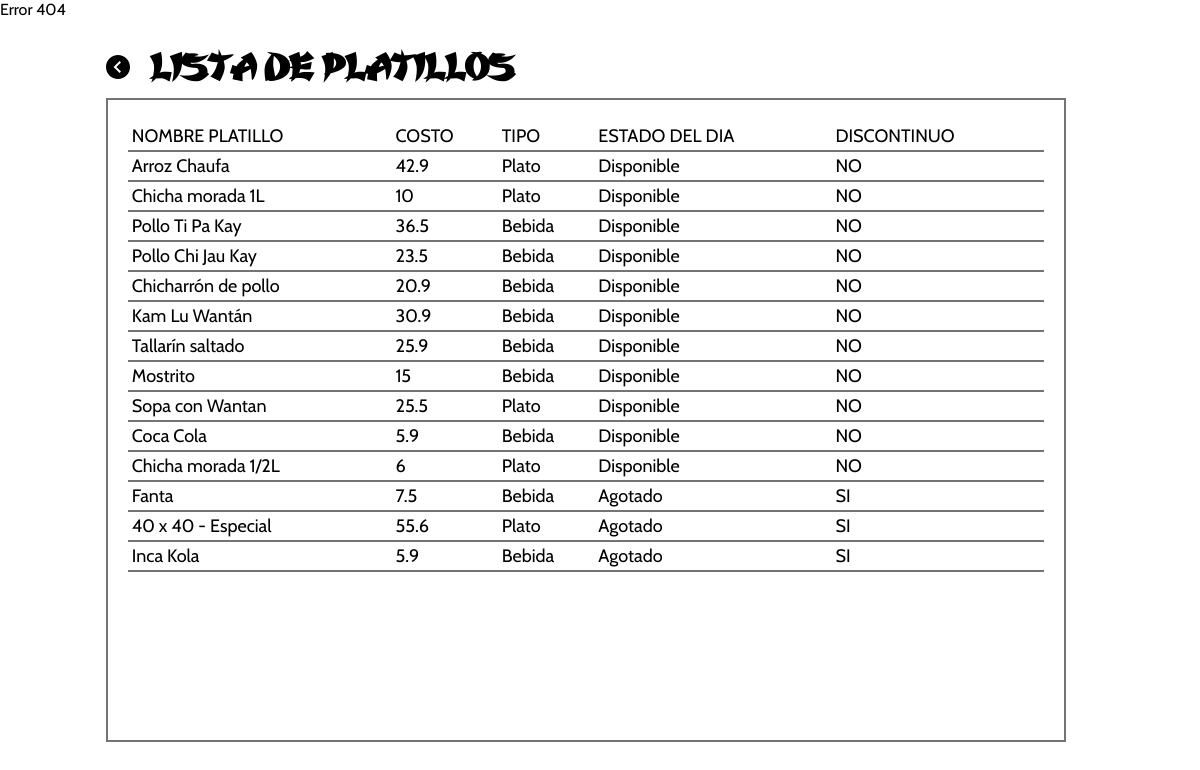
Page /PHP/repLisPlatillo.php on the committed database.
### tables this page shows
CREATE TABLE `plato` (
  `id_plato` int(11) NOT NULL,
  `nombre_plato` varchar(40) DEFAULT NULL,
  `costo` double NOT NULL,
  `es_plato` tinyint(1) NOT NULL,
  `estado_plato` tinyint(1) NOT NULL,
  `estado_eliminado_plato` tinyint(1) DEFAULT '1'
);

### PHP/repLisPlatillo.php (the view, shortened to what this page needs)
<?php
    include('conexion.php');
?>
<!DOCTYPE html>
<html lang="es">
<head>
    <link rel="stylesheet" href="../CSS/listas.css">
</head>
<body>
    <?php
        switch($_SESSION['tipo_usuario']){
            default:
                echo"Error 404";
            break;
        }
    ?>
    <main>
        <div class="cabecera">
            <a class="volver" href="home.php">
                <svg xmlns="http://www.w3.org/2000/svg" width="24" height="24" viewBox="0 0 24 24"><path d="M0 12c0 6.627 5.373 12 12 12s12-5.373 12-12-5.373-12-12-12-12 5.373-12 12zm7.58 0l5.988-5.995 1.414 1.416-4.574 4.579 4.574 4.59-1.414 1.416-5.988-6.006z"/></svg>
            </a>
            <h2>LISTA DE PLATILLOS</h2>
        </div>
        <div class="contenido-tabla">
            <table class="lista" border="1">
            <tbody>
                    <tr class="encabezado-tabla">
                        <td>NOMBRE PLATILLO</td>
                        <td>COSTO </td>
                        <td>TIPO</td>
                        <td>ESTADO DEL DIA</td>
                        <td>DISCONTINUO</td>
                    </tr>
                    <?php
                         $solicitud = "SELECT * FROM Plato ORDER BY nombre_plato AND estado_plato,estado_eliminado_plato DESC";
                         $resultado = mysqli_query($conexion, $solicitud);
                        foreach($resultado as $platillos)
                        {
                    ?>
                    <tr>
                        <td><?php echo $platillos['nombre_plato']?></td>
                        <td><?php echo $platillos['costo']?></td>
                        <td><?php echo ($platillos['es_plato']==1)? "Plato":"Bebida"?></td>
                        <td><?php echo ($platillos['estado_plato']==1)? "Disponible":"Agotado"?></td>
                        <td><?php echo ($platillos['estado_eliminado_plato']==1)? "NO":"SI"?></td>
                    </tr>
                    <?php
                        }
                    ?>
                </tbody>
            </table>
        </div>
    </main>
</body>
</html>

### CSS/listas.css (style rules this page uses)
.cabecera { display: flex; align-items: center; }
.cabecera>h2 { line-height: 0; margin-left: 20px; }
.contenido-tabla { height: 75vh; border: 2px solid rgb(116, 116, 116); padding: 20px; display: flex; flex-direction: column; }

### CSS/administrador.css (style rules this page uses)
body { display: flex; margin: 0 ; padding:0; overflow: hidden; }
h1,h2 { font-family: var(--tipografia-título); }
a { text-decoration: none; }
main { width: 80%; padding: 40px; }

### CSS/principal.css (style rules this page uses)
:root { --tamaño-logo: 80px; --tamaño-logo-grande: 170px; --tamaño-títulos: 35px; --tamaño-subtítulos: 25px; --tamaño-párrafos: 16px; --color-primario: #D80A00; --color-secundario: #DB6D00; --color-terciario: #FF625D; --sobra-basica: 0 5px 8px 5px rgba(0, 0, 0, .25); --tipografia-título: 'Karate'; --tipografia-párrafos: 'Cabin', sans-serif; --linea-abajo: 3px solid black; --transicion: .2s ease-in; --transicion-larga: .5s ease-in; }
body { font-family: var(--tipografia-párrafos); min-height: 97.6vh; }
h2 { font-size: var(--tamaño-títulos); }
a { color: black; }
table.lista { border: 2px solid #FFFFFF; background-color: #FFFFFF; width: 100%; text-align: left; border-collapse: collapse; }
table.lista td { padding: 3px 2px; white-space: nowrap; }
table.lista tbody td { font-size: 18px; }
table.lista>tbody>tr { border-bottom: 2px solid rgb(116, 116, 116); }

### rows in the picture
plato: nombre_plato "Arroz Chaufa", costo "42.9", es_plato "Plato", estado_plato "Disponible", estado_eliminado_plato "NO"
plato: nombre_plato "Chicha morada 1L", costo "10", es_plato "Plato", estado_plato "Disponible", estado_eliminado_plato "NO"
plato: nombre_plato "Pollo Ti Pa Kay", costo "36.5", es_plato "Bebida", estado_plato "Disponible", estado_eliminado_plato "NO"
plato: nombre_plato "Pollo Chi Jau Kay", costo "23.5", es_plato "Bebida", estado_plato "Disponible", estado_eliminado_plato "NO"
plato: nombre_plato "Chicharrón de pollo", costo "20.9", es_plato "Bebida", estado_plato "Disponible", estado_eliminado_plato "NO"
plato: nombre_plato "Kam Lu Wantán", costo "30.9", es_plato "Bebida", estado_plato "Disponible", estado_eliminado_plato "NO"
plato: nombre_plato "Tallarín saltado", costo "25.9", es_plato "Bebida", estado_plato "Disponible", estado_eliminado_plato "NO"
plato: nombre_plato "Mostrito", costo "15", es_plato "Bebida", estado_plato "Disponible", estado_eliminado_plato "NO"
plato: nombre_plato "Sopa con Wantan", costo "25.5", es_plato "Plato", estado_plato "Disponible", estado_eliminado_plato "NO"
plato: nombre_plato "Coca Cola", costo "5.9", es_plato "Bebida", estado_plato "Disponible", estado_eliminado_plato "NO"
plato: nombre_plato "Chicha morada 1/2L", costo "6", es_plato "Plato", estado_plato "Disponible", estado_eliminado_plato "NO"
plato: nombre_plato "Fanta", costo "7.5", es_plato "Bebida", estado_plato "Agotado", estado_eliminado_plato "SI"
plato: nombre_plato "40 x 40 - Especial", costo "55.6", es_plato "Plato", estado_plato "Agotado", estado_eliminado_plato "SI"
plato: nombre_plato "Inca Kola", costo "5.9", es_plato "Bebida", estado_plato "Agotado", estado_eliminado_plato "SI"
